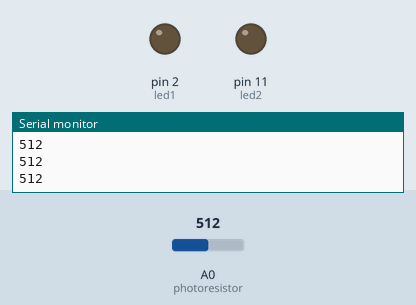
Bench run of a sketch on a simulated Arduino Uno, built with avr-gcc and run on an emulated ATmega328P. Parts: output pins drawn as LEDs (lit = HIGH), the last lines printed to the serial monitor. The inputs (shaded band) are chosen by the test bench; at power-on: A0 (photoresistor) = 512.

Above: at 1.2 s.
1.3 s: A0 (photoresistor) set to 888
2.8 s: A0 (photoresistor) set to 907
At 4.0 s:
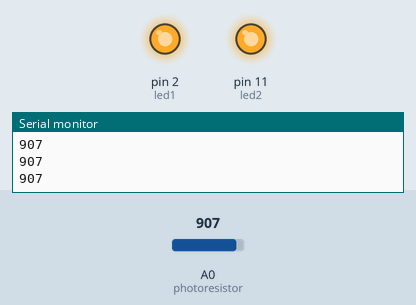
4.3 s: A0 (photoresistor) set to 900
At 5.3 s:
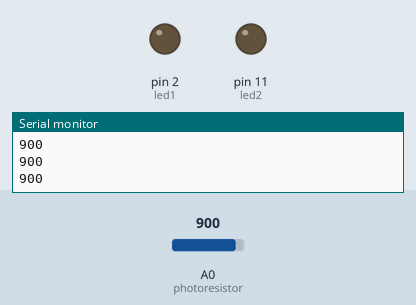
5.8 s: A0 (photoresistor) set to 1023
At 6.5 s:
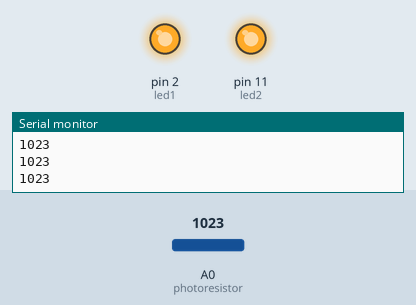
Timing chart, 0 to 8.3 s (numbered marks = the images above; inputs shaded):
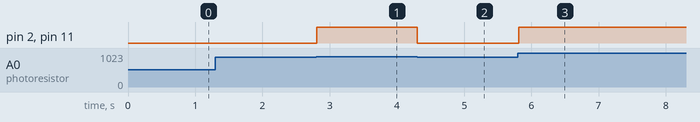

Measured:
- the behaviour switches between 900 and 901 on A0 (photoresistor) (found by bisection; images 0 and 1)
- after the input at 2.8 s, pin 2 (led1), pin 11 (led2): LOW → HIGH at once
- after the input at 4.3 s, pin 2 (led1), pin 11 (led2): HIGH → LOW at once
- after the input at 5.8 s, pin 2 (led1), pin 11 (led2): LOW → HIGH at once

The sketch:

Code.ino
```cpp
/*This sketch shows you how to make an automatic light using Arduino, which turns on when the room lights are switched
 * off.
 *
 * Components
 * ----------
 * Arduino uno, Breadboard, Photoresistor, 9V battery, 2 leds, 2 220 ohm resistors, 7 1K ohm resistors, Jumper wires.
 *
 * To learn more about voltage divider, have a look at- https://en.wikipedia.org/wiki/Voltage_divider
 *
 * This sketch is created by Anuj Karnik.
 **********************************************************************************************************************/


int photoresistor = A0;

int led1 = 2;
int led2 = 11;

void setup() {
  Serial.begin(9600);

  pinMode(led1, OUTPUT);
  pinMode(led2, OUTPUT);

  pinMode(photoresistor, INPUT);
}

void loop() {
  int sensorValue = (analogRead(photoresistor));
  Serial.println(sensorValue);

  if (sensorValue > 900) {
    digitalWrite(led1, HIGH);
    digitalWrite(led2, HIGH);
  }

  else {
    digitalWrite(led1, LOW);
    digitalWrite(led2, LOW);
  }
}
```
